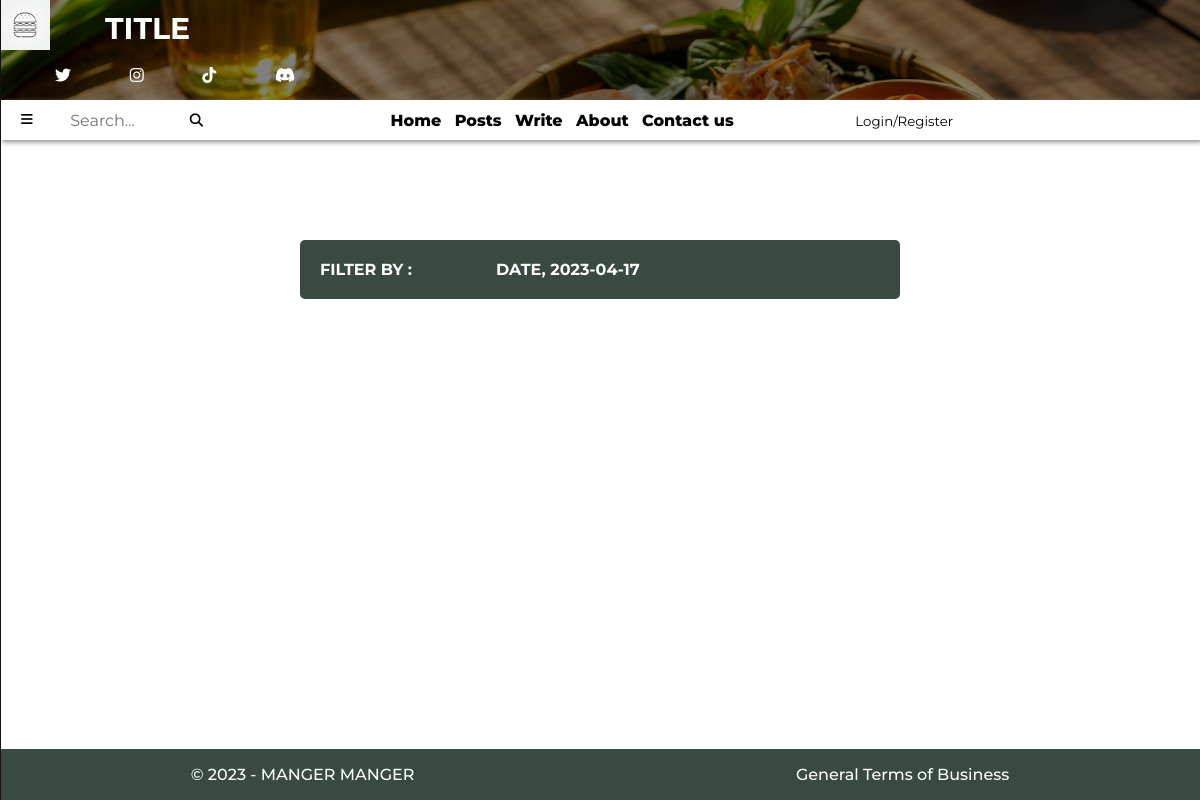
The app's page /posts/date/2023-04-17/, older data.
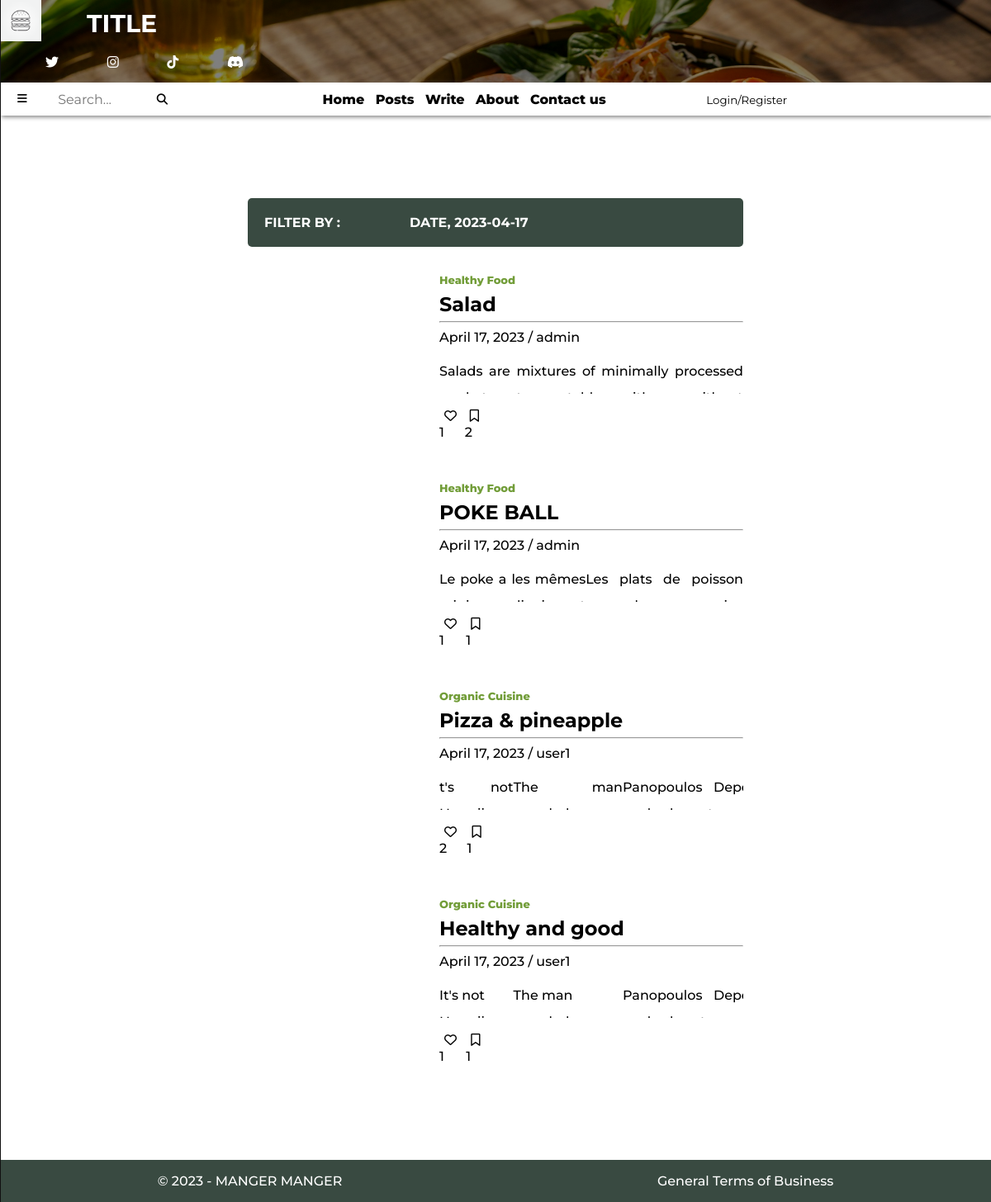
The same page, newer data.
### blog_app/models.py (models this page shows, shortened)
class PostModels(models.Model): # structure d'un article de blog
    class Categories(models.TextChoices): # permet de définir des choix textuels pour la catégorie
        Healthy_Food = 'Healthy Food' # Healthy Food ... sont les clés classées dans la BDD pour chaque catégories
        Organic_Cuisine = 'Organic Cuisine'
        Vegetarian_Food = 'Vegetarian Food'
    user_id= models.ForeignKey(UserModels, on_delete=models.CASCADE)
    categorie = models.fields.CharField(choices=Categories.choices, max_length=15)
    date = models.DateField(auto_now_add=True)
    title = models.CharField(max_length=30, blank=False)
    content = RichTextUploadingField(blank=False, null=True)
    image = models.ImageField(upload_to='posts_images/', blank=False, null=True)
    favoris = models.ManyToManyField(UserModels, blank=True, related_name='favoris')
    bookmark = models.ManyToManyField(UserModels, blank=True, related_name='bookmark')
    objects = PostManager()

class UserModels(AbstractUser):
    description = models.TextField(blank=True, null=True)
    objects = UserManager()

### blog_app/views.py (the view)
# urls.py: path('posts/<str:filter_by>/<value>/', views.posts, name="posts_filter"),
def posts(request, filter_by, value):
    first = request.GET.get('first', "True") # récuppère la valeur de first sinon donne la valeur True
    page_number = int(request.GET.get('current_page',2))
    search_text = None
    if first == "False":
        page_number+=1
    if filter_by == 'username':
        post_list = models.PostModels.objects.filter(user_id=value).order_by('-id')
    elif filter_by == 'other':
        search_text = request.GET.get('search')
        post_list = models.PostModels.objects.filter(Q(title__icontains=search_text)).order_by('-id')
    elif filter_by == 'all':
        post_list = models.PostModels.objects.all().order_by('-id')
    elif filter_by == 'date':
        post_list = models.PostModels.objects.filter(date=value).order_by('-date')
    elif filter_by == 'categorie':
        post_list = models.PostModels.objects.filter(categorie=value).order_by('-id')
    elif filter_by == 'bookmark':
        if request.user.is_authenticated:
            user = get_object_or_404(models.UserModels, id=value)
            post_list = models.PostModels.objects.filter(bookmark=user).order_by('-id')
        else:
            return redirect(reverse('login') + '?next=' + request.get_full_path())
    elif filter_by == 'favorite':
        if request.user.is_authenticated:
            user = get_object_or_404(models.UserModels, id=value)
            post_list = models.PostModels.objects.filter(favoris=user).order_by('-id')
        else:
            return redirect(reverse('login') + '?next=' + request.get_full_path())
    elif filter_by == 'myPosts':
        if request.user.is_authenticated:
            post_list = models.PostModels.objects.filter(user_id=value).order_by('-id')
        else:
            return redirect(reverse('login') + '?next=' + request.get_full_path())
    else:
        post_list = ""
    p = Paginator(post_list, 4) # crée une pagination avec 4 éléments de post_list par page
    page = request.GET.get('page') # récuppère le numéro la page actuelle
    posts = p.get_page(page) # récuppère la page actuelle
    context = {
        'posts': posts,
        'filter_by': filter_by,
        'value': value,
        'page_max': p.num_pages + 1,
        'page_number': page_number,
        }
    if search_text != None:
        context['search_text'] = search_text
    if not posts:
        context['message'] = "Empty for now, come back later"
    else:
        context['message'] = None
    if filter_by == 'username' or filter_by == 'bookmark' or filter_by == 'favorite':
        context['username'] = get_object_or_404(models.UserModels, pk=value)
    elif filter_by == 'date':
        context['date'] = value
    elif filter_by == 'categorie':
        context['categorie'] = value
    return render(request, 'blog_app/post/posts.html', context)

### blog_app/templates/blog_app/post/posts.html (shortened to what this page needs)
{% extends 'base.html' %}
    {% block stylesheet %}
    {% load static %}
    <link rel="stylesheet" type="text/css" href={% static "blog_app/posts.css" %}>
    {% endblock stylesheet %}
    {% block index %}
    {% if page_number <= 2 %}
        {% include 'top_page.html' %}
        {% include 'nav.html' %}
    <section class="display-posts">
        <div class="banner">
            {% if filter_by == 'other' %}
                <span class="sort-by">Result for :</span>
                <span class="sort-value">{{ search_text }}</span>
            {% else %}
                <span class="sort-by">Filter by :</span>
                {% if filter_by == 'all' %}
                <span class="sort-value">All posts</span>
                {% elif filter_by == 'username' %}
                <span class="sort-value">Pots of {{ username }}</span>
                {% elif filter_by == 'date' %}
                <span class="sort-value">Date, {{ date }}</span>
                {% elif filter_by == 'categorie' %}
                <span class="sort-value">Category, {{ categorie }}</span>
                {% elif filter_by == 'myPosts' %}
                <span class="sort-value">My Posts</span>
                {% elif filter_by == 'favorite' %}
                <span class="sort-value">Posts Favorited by {{ username }} </span>
                {% endif %}
            {% endif %}
        </div>
    {% endif %}
    {% if page_number <= page_max %}
        <div class="posts new-posts"
            hx-get="/posts/{{ filter_by }}/{{ value }}/?page={{ page_number }}&first=False&current_page={{ page_number }}"
            hx-trigger="revealed"
            hx-swap="afterend">
            {% for post in posts %}
                <div class="post" >
                    <div class="post-img img-zoom"
                        style="background-image: url('{{ MEDIA_URL }}{{ post.image.url }}');"
                        onclick="location.href='{% url 'post_detail' pk=post.id user_id=post.user_id categorie=post.categorie %}'">
                    </div>
                    <div class="post-description"
                        onclick="location.href='{% url 'post_detail' pk=post.id user_id=post.user_id categorie=post.categorie %}'">
                        <a href="{% url 'posts_filter' filter_by='categorie' value=post.categorie %}" class="post-categorie colored-text">
                            {{ post.categorie }}
                        </a>
                        <h2 class="bold-title">
                            {{ post.title }}
                        </h2>
                        <hr>
                        <a href="{% url 'posts_filter' filter_by='date' value=post.date %}" class="date transition-btn">
                            {{ post.date }}
                        </a>
                        <span>/</span>
                        <a href="{% url 'posts_filter' filter_by='username' value=post.user_id.id %}" class="author transition-btn">
                            {{ post.user_id.username }}
                        </a>
                        <div class="description-text">
                            {{ post.content|safe }}
                        </div>
                    </div>
                    <div class="last-row">
                        <div class="zone-icons icons boutons">
                            {% include "blog_app/favori_btn.html" %}
                            {% include "blog_app/bookmark_btn.html" %}
                        </div>
                        <div class="empty-col" onclick="location.href='{% url 'post_detail' pk=post.id user_id=post.user_id categorie=post.categorie %}'"></div>
                    </div>
                </div>
            {% endfor %}
        </div>
    {% endif %}
    {% if page_number <= 2 %}
    </section>
        {% if page_max == 2 and posts|length != 4 %}
            {% include 'footer.html' %}
        {% else %}
            {% include 'footer.html' %}
        {% endif %}
    {% endif %}
    {% endblock index %}

### blog_app/templates/base.html (shortened to what this page needs)
{% load static %}
<!DOCTYPE html>
<html lang="fr">
<head>
    <link rel="stylesheet" type="text/css" href={% static 'blog_app/base.css' %}>
    {% block stylesheet %}
    {% endblock stylesheet %}
</head>
<body id="page">
    <div>
    {% block index %}{% endblock index %}
    </div>
</body>

### blog_app/templates/top_page.html
{% load static %}
<section class="top-page">
    <div class="landing-page">
        <div class="top-landing-page">
            <img src="{% static 'images/logos/burgerlogo.png' %}" alt="logo">
            <h2 class="landing-page-title">
                TITLE
            </h2>
        </div>
        <div class="social-media">
            <i class="fa-brands fa-twitter transition-btn"></i>
            <i class="fa-brands fa-instagram transition-btn"></i>
            <i class="fa-brands fa-tiktok transition-btn"></i>
            <i class="fa-brands fa-discord transition-btn"></i>
        </div>
    </div>
</section>

### blog_app/templates/nav.html (shortened to what this page needs)
<nav class="nav">
    <div class="menu">
        <button  onclick="openSide()"><i class="fa-solid fa-bars"></i></button>
    </div>
    <form action="{% url 'posts_filter' filter_by='other' value='other' %}"
        method="GET"
        class="search">
        <input type="text"
        hx-post="{% url 'search-recommandations' %}"
        hx-target="#search-recommandations"
        hx-trigger="keyup changed delay:500ms"
        placeholder="Search..."
        class="search-input"
        name="search" >
        <button type="submit" class="search-btn">
            <i class="fa-solid fa-magnifying-glass"></i>
        </button>
    </form>
    <div class="centered">
        <div class="links">
            <li class="transition-btn" onclick="location.href='{% url "index" %}'">Home</li>
            <li class="transition-btn" onclick="location.href='{% url "posts_filter" filter_by='all' value='all' %}'">Posts</li>
            <li class="transition-btn" onclick="location.href='{% url "post" %}'">Write</li>
            <li class="transition-btn" onclick="location.href='{% url "about_us" %}'">About</li>
            <li class="transition-btn" onclick="location.href='{% url "contact_view" %}'">Contact us</li>
        </div>
        {% if user.is_authenticated %}
            <div class="button-log-regis">
                <form method="post" action="{% url 'logout' %}">
                    {% csrf_token %}
                    <button class="transition-btn" id="logout-btn" type="submit">Logout</button>
                </form>
            </div>
        {% else %}
            <div class="button-log-regis">
                <button class="transition-btn" onclick="location.href='{% url "login" %}?next={{request.path}}'">
                    Login/Register
                </button>
            </div>
        {% endif %}
    </div>
</nav>

### blog_app/templates/blog_app/favori_btn.html
<div id="favori-btns{{ post.id }}">
  <p>
    <button
      hx-post="{% url 'add_remove_favori' post.id %}"
      hx-target="#favori-btns{{ post.id }}"
      hx-swap="#favori-btns{{ post.id }}">
      {% if user in post.favoris.all %}
        <i class="fa-solid fa-heart material-icons"></i>
      {% else %}
        <i class="fa-regular fa-heart material-icons"></i>
      {% endif %}
    </button>
    {{ post.favoris.count }}
  </p>
</div>

### blog_app/templates/blog_app/bookmark_btn.html
<div id="bookmark-btns{{ post.id }}">
  <p>
    <button
      hx-post="{% url 'add_remove_bookmark' post.id %}"
      hx-target="#bookmark-btns{{ post.id }}"
      hx-swap="#bookmark-btns{{ post.id }}">
      {% if user in post.bookmark.all %}
        <i class="fa-solid fa-bookmark material-icons"></i>
      {% else %}
        <i class="fa-regular fa-bookmark material-icons"></i>
      {% endif %}
    </button>
    {{ post.bookmark.count }}
  </p>
</div>

### blog_app/templates/footer.html
<footer>
    <p class="copyright">&copy; 2023 - MANGER MANGER</p>
    <a class="cgv transition-btn" style="text-decoration: none;">General Terms of Business</a>
</footer>

### blog_app/static/blog_app/base.css (style rules this page uses)
:root { --background-color: #729D39; --background-color-dark: #394a41; --transition-btn: .4s; }
* { font-family: 'Montserrat', sans-serif; }
html { scroll-behavior: smooth; font-weight: 500; }
body { margin: 0 auto; }
.bold-title { line-height: 1.5px; }
a { color: black; text-decoration: none; }
.blog-grid, .post { overflow: hidden; }
.img-zoom { background-size: cover; background-position: center; transition: transform 0.5s ease; }
section.top-page { width: 100%; }
.landing-page { width: 100%; height: 100px; background-image: linear-gradient(rgba(0,0,0,0.5),rgba(0,0,0,0.5)), url("../images/spring-roll.jpg"); background-position: center; background-size: cover; }
.top-landing-page { display: flex; flex-direction: row; }
.landing-page-title { font-size: 30px; color: white; margin-top: 10px; margin-bottom: 20px; }
.top-landing-page img { height: 50px; width: 50px; }
.landing-page-title, .social-media { margin-left: 55px; }
.social-media { width: 20%; display: flex; justify-content: space-between; color: white; }
nav.nav { position: sticky; width: 100%; top: 0; height: 40px; display: flex; flex-direction: row; align-items: center; justify-content: space-evenly; background-color: white; box-shadow: 2px 2px 5px #888888; z-index: 1; }
nav .centered { width: 80%; height: 40px; display: flex; align-items: center; justify-content: space-evenly; }
.menu { margin-left: 15px; }
nav.nav .button-log-regis { margin-right: 15%; }
nav.nav button { margin-right: 15%; border: none; background: none; cursor: pointer; }
.menu button { display: flex; list-style: none; justify-content: space-evenly; cursor: pointer; }
.links { width: 40%; display: flex; list-style: none; justify-content: space-evenly; font-weight: 800; }
.links li { cursor: pointer; }
.search { display: flex; justify-content: center; align-items: center; }
.search-input { padding: 5px; border: none; border-radius: 5px; width: 40%; font-size: 16px; outline: none; }
.search-btn { color: black; border-radius: 5px; padding: 10px; margin-left: 10px; margin-right: 0; cursor: pointer; }
footer { display: flex; width: 100%; margin: auto; margin-top: 100px; bottom: 0; align-items: center; justify-content: space-around; background-color: var(--background-color-dark); color: #fff; }
footer a { color: #fff; }

### blog_app/static/blog_app/posts.css (style rules this page uses)
.post-img, .post-description, .empty-col, button, .empty-col { cursor: pointer; }
.icons button { font-size: 15px; border: none; background-color: transparent; }
.icons { display: flex; align-items: center; }
.banner { display: flex; background-color: var(--background-color-dark); color: #fff; padding: 20px; border-radius: 5px; margin-bottom: 30px; }
.banner .sort-by { font-weight: bold; text-transform: uppercase; }
.banner .sort-value { padding-left: 15%; font-weight: bold; text-transform: uppercase; }
.new-posts { position: relative; overflow: hidden; animation: curtain-reveal 1s ease-out; }
section.display-posts { position: relative; width: 50%; margin: auto; margin-top: 100px; flex: 0; }
.display-posts .posts { display: grid; grid-template-rows: repeat(auto-fit, minmax(min-content, max-content)); grid-auto-rows: 220px; grid-column-gap: 2em; grid-row-gap: 2em; margin-bottom: 2em; }
.display-posts .post { display: grid; grid-template-columns: repeat(3, 1fr); grid-template-rows: repeat(4, 1fr); transition: .5s; }
.display-posts .post-img { grid-column: 1/2; grid-row: 1/5; background-size: cover; background-position: center; }
.display-posts .post-description { overflow: hidden; text-overflow: ellipsis; grid-column: 2/4; grid-row: 1/4; padding-left: 2em; }
.display-posts .description-text { display: flex; line-height: 2; }
.display-posts .last-row { display: grid; grid-column: 2/4; grid-row: 4; grid-template-columns: repeat(6, 1fr); padding-left: 2em; }
.display-posts .zone-icons { display: flex; grid-column: 1; justify-content: space-between; }
.display-posts .empty-col { grid-column: 2/7; }
.colored-text { font-size: small; font-weight: 800; color: var(--background-color); }

Row changes from the older to the newer data that the page shows:
added PostModels: categorie "Healthy Food", title "Salad", date "April 17, 2023", user_id.username "admin", content "Salads are mixtures of minimally processed…", favoris.count "1", bookmark.count "2"
added PostModels: categorie "Healthy Food", title "POKE BALL", date "April 17, 2023", user_id.username "admin", content "Le poke a les mêmes Les plats de poisson…", favoris.count "1", bookmark.count "1"
added PostModels: categorie "Organic Cuisine", title "Pizza & pineapple", date "April 17, 2023", user_id.username "user1", content "t's not The man Panopoulos De…", favoris.count "2", bookmark.count "1"
added PostModels: categorie "Organic Cuisine", title "Healthy and good", date "April 17, 2023", user_id.username "user1", content "It's not The man Panopoulos…", favoris.count "1", bookmark.count "1"
